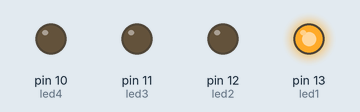
Recording of a sketch running on a simulated Arduino Uno, built with avr-gcc and run on an emulated ATmega328P. Shown: output pins drawn as LEDs (lit = HIGH).

Above: at 0.5 s.
At 1.5 s:
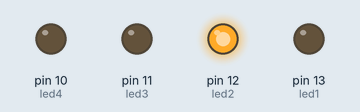
At 2.5 s:
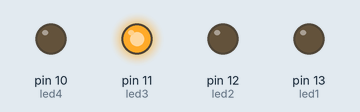
At 3.5 s:
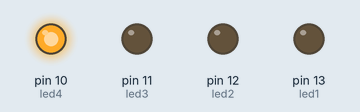
Timing chart, 0 to 5.2 s (numbered marks = the images above):
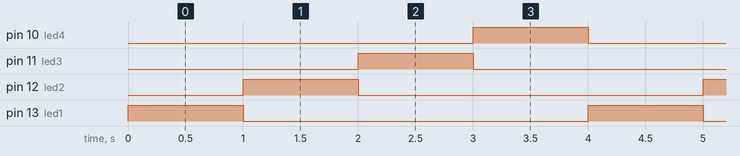

Measured:
- by itself, pin 10 (led4), pin 11 (led3), pin 12 (led2), pin 13 (led1): alternates HIGH for 1.0 s and LOW for 3.0 s
- by itself, everything shown: repeats every 4.0 s, in 4 steps

The sketch:

4_Light.ino
```cpp
 int led1 = 13;
 int led2 = 12;
 int led3 = 11;
 int led4 = 10;

 void setup() {
  // put your setup code here, to run once:
  pinMode(led1, OUTPUT);
  pinMode(led2, OUTPUT);
  pinMode(led3, OUTPUT);
  pinMode(led4, OUTPUT);

}

void loop() {
  // put your main code here, to run repeatedly:
  digitalWrite(led1, 1);
  digitalWrite(led2, 0);
  digitalWrite(led3, 0);
  digitalWrite(led4, 0);
  delay(1000);

  digitalWrite(led1, 0);
  digitalWrite(led2, 1);
  digitalWrite(led3, 0);
  digitalWrite(led4, 0);
  delay(1000);

  digitalWrite(led1, 0);
  digitalWrite(led2, 0);
  digitalWrite(led3, 1);
  digitalWrite(led4, 0);
  delay(1000);

  digitalWrite(led1, 0);
  digitalWrite(led2, 0);
  digitalWrite(led3, 0);
  digitalWrite(led4, 1);
  delay(1000);

}
```
